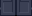

A level layout from a 2D game, rendered from its tile map. Below: a short description, then the map file with its tile-grid data intact:
An orthogonal 2x1 tile map with 16x16 px tiles, 1 tile layer (Buildings) and 2 objects (2x TileData).

<map version="1.10" tiledversion="1.11.0" orientation="orthogonal" renderorder="right-down" compressionlevel="0" width="2" height="1" tilewidth="16" tileheight="16" infinite="0" nextlayerid="16" nextobjectid="21">
 <tileset firstgid="1" name="AviroenDoors" tilewidth="16" tileheight="16" tilecount="756" columns="18">
  <image source="AviroenDoors.png" width="288" height="672" />
 </tileset>
 <layer id="3" name="Buildings" width="2" height="1">
  <data encoding="csv">
307,308
</data>
 </layer>
 <objectgroup id="10" name="Buildings">
  <object id="19" name="TileData" x="0" y="0" width="16" height="16">
   <properties>
    <property name="Action" value="Door" />
    <property name="EMA_CustomDoor" value="rokugin.JoshHouseLeft" />
   </properties>
  </object>
  <object id="20" name="TileData" x="16" y="0" width="16" height="16">
   <properties>
    <property name="Action" value="Door" />
    <property name="EMA_CustomDoor" value="rokugin.JoshHouseRight" />
   </properties>
  </object>
 </objectgroup>
</map>